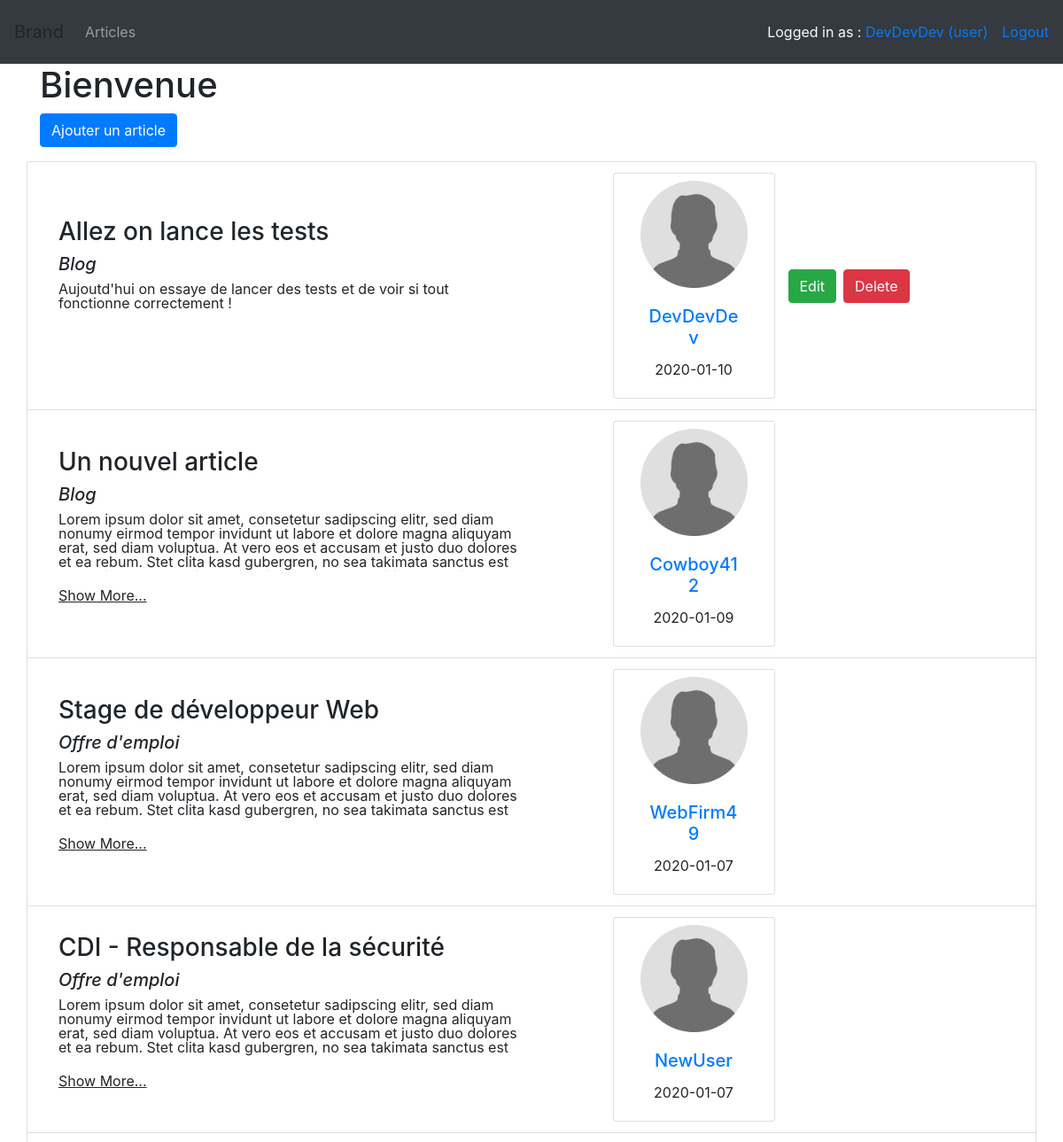
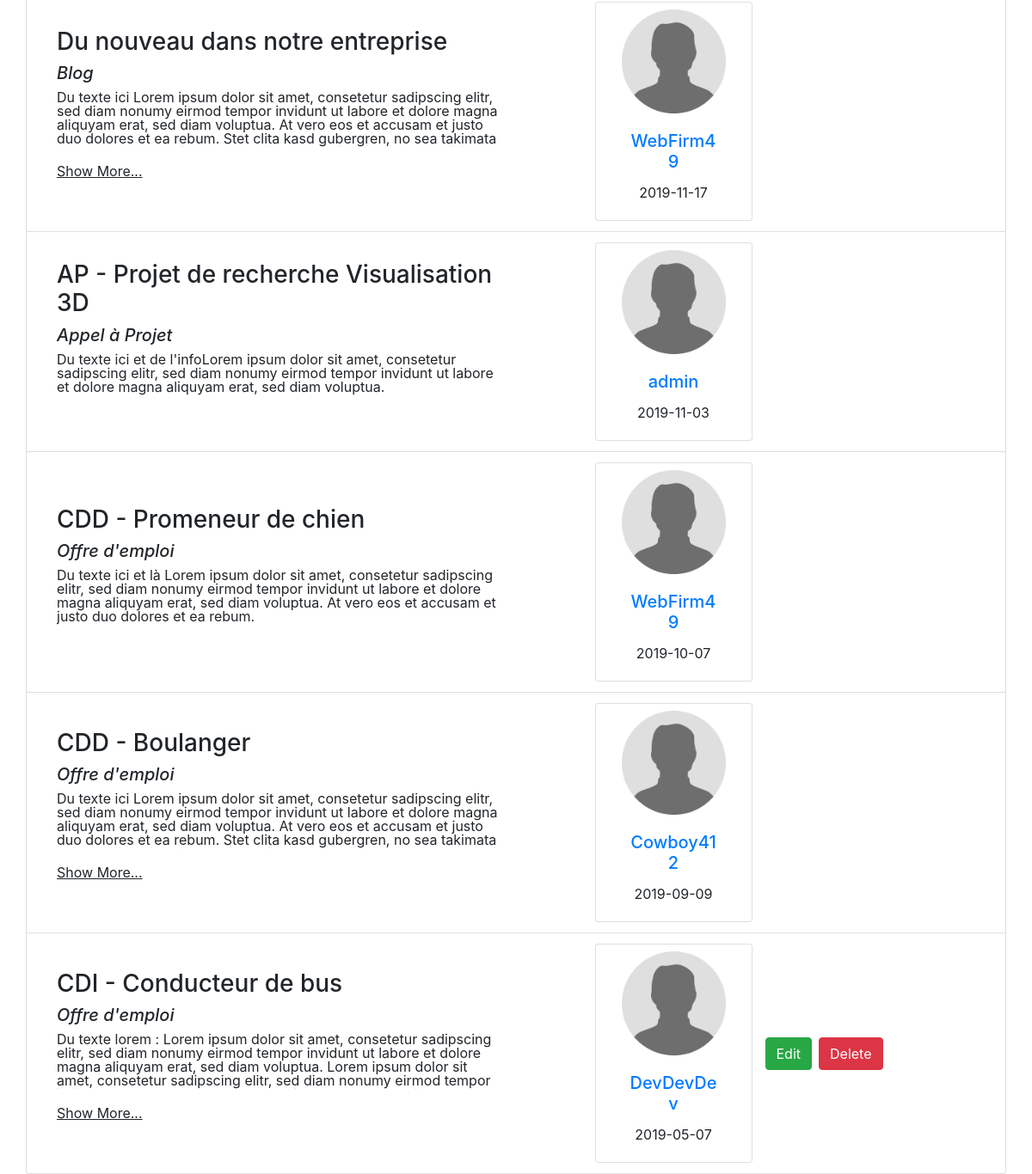
The page /index.php?controller=category (signed in) on the database its author committed (2 pictures, top to bottom).
### tables this page shows
CREATE TABLE IF NOT EXISTS `news` (
  `id` int(11) NOT NULL AUTO_INCREMENT,
  `title` varchar(255) NOT NULL,
  `description` text NOT NULL,
  `category` int(11) DEFAULT NULL,
  `post_date` date NOT NULL,
  `author` int(11) NOT NULL,
  PRIMARY KEY (`id`),
  KEY `fk_category` (`category`),
  KEY `fk_author` (`author`)
);

CREATE TABLE IF NOT EXISTS `category` (
  `id` int(11) NOT NULL AUTO_INCREMENT,
  `nom` varchar(255) NOT NULL,
  `description` text NOT NULL,
  PRIMARY KEY (`id`)
);

CREATE TABLE IF NOT EXISTS `user` (
  `id` int(11) NOT NULL AUTO_INCREMENT,
  `nom` varchar(255) NOT NULL,
  `prenom` varchar(255) NOT NULL,
  `username` varchar(255) NOT NULL,
  `password` text NOT NULL,
  `avatar` varchar(255) NOT NULL DEFAULT 'img/default-user-image.png',
  `creation_date` date NOT NULL,
  `quote` text DEFAULT NULL,
  `rank` int(11) NOT NULL,
  PRIMARY KEY (`id`),
  KEY `fk_rank` (`rank`)
);

### Controllers/NewsController.php (called while the page is built, shortened)
<?php
    include "Models/NewsModel.php";
    include "Views/NewsView.php";
    class NewsController extends Controller{
        public function __construct() {
            $this->view = new NewsView();
            $this->model = new NewsModel();
        }
        public function displayHome() {
            $newsList = $this->model->getNews();
            $this->view->displayHome($newsList);
        }
    }

### index.php (called while the page is built, shortened)
<?php
    include "Views/View.php";
    include "Models/Model.php";
    include "Controllers/NewsController.php";
    $controller_list = [];
    foreach (get_declared_classes() as $class) {
        if (preg_match("/^([A-Za-z]+)Controller$/", $class, $match)) {
            $controller_list[] = [
                "className" => $match[0],
                "name" => strtolower($match[1])
            ];
        }
    }
    for ($i=0; $i < count($controller_list); $i++) {
        $controller_list[$i]['methodList'] = get_class_methods($controller_list[$i]["className"]);
    }
    $requested_controller = "NewsController";
    if (isset($_GET) && !empty($_GET["controller"])) {
        foreach ($controller_list as $controller) {
            if ($_GET["controller"] == $controller['name']) {
                $requested_controller = $_GET["controller"] . "Controller";
                $requested_controller = ucfirst($requested_controller);
            }
        }
    }
    $action = "displayHome";
    $simple_user_actions = array(
        "NewsController" => ["displayHome", "addForm", "addNewArticle", "updateForm", "editArticle", "deleteArticle"],
        "SecurityController" => ["displayLoginForm", "login", "logout"],
        "UserController" => ["displayHome", "displayUserPage", "updateUserForm", "editUser", "deleteUser"]
    );
    if (isset($_SESSION) && !empty($_SESSION["user"]) && $_SESSION['user']['rank'] == 3) {
        if (!in_array($requested_controller, array_keys($simple_user_actions) )){
            $action = "displayHome";
        } elseif (!in_array($action, $simple_user_actions[$requested_controller])) {
            $action = $simple_user_actions[$requested_controller][0];
        }
    }
    $controller = new $requested_controller();
    $controller->$action();

### Models/Model.php (called while the page is built, shortened)
<?php
abstract class Model
{
    public function __construct()
    {
        try {
            $this->connexion = new PDO("mysql:host=" . self::SERVER . ";dbname=" . self::BASE, self::USER, self::PASSWORD);
        } catch (Exception $e) {
            echo 'Erreur : ' . $e->getMessage();
        }
    }
}

### Models/NewsModel.php (called while the page is built, shortened)
<?php
    class NewsModel extends Model {
        public function getNews() {
            $request = "SELECT news.*, category.nom as categoryName, user.username FROM `news` JOIN category on news.category = category.id JOIN user on news.author = user.id ORDER BY post_date DESC";
            $request = $this->connexion->query($request);
            $newsList = $request->fetchAll(PDO::FETCH_ASSOC);
            return $newsList;
        }
    }

### Views/NewsView.php (the view, shortened to what this page needs)
<?php
    class NewsView extends View {
        public function displayHome($newsList) {
            $this->page .= "<h1> Bienvenue </h1>";
            if (isset($_SESSION) && !empty($_SESSION["user"])) {
                $this->page .= "<p><a href='index.php?action=addForm'><button class='btn btn-primary'> Ajouter un article</button></a></p>";
            }
            $this->page .= "<ul class='list-group'>";
            foreach ($newsList as $news) {
                $this->page .= "<li class='list-group-item row d-flex align-items-center'>";
                $this->page .= "<div class='col-6'><h3>". $news["title"] ."</h3>";
                $this->page .= "<h5 class='categoryName'>". $news["categoryName"] ."</h5>";
                $description = $news['description'];
                $this->page .= "<p class='description hidenContent'>". $description ."</p><p class='showMoreBtn hiddenBtn'>Show More...</p></div>";
                $this->page .= "<div class='card col-2 offset-1'>"
                            ."<img class='card-img-top col-12 mt-2' src='img/default-user-image.png'>"
                            ."<div class='card-body'>"
                            ."<h5 class='card-title text-center'><a href='index.php?controller=user&action=displayUserPage&user=". $news['author'] ."'>" . $news["username"]
                            ."</a></h5>"
                            ."<p class='text-center mb-0'>" . $news['post_date'] . "</p>"
                            ."</div>"
                            ."</div>";
                if (isset($_SESSION) && !empty($_SESSION["user"])) {
                    if ($_SESSION['user']['rank'] < 3 || $_SESSION['user']['id'] == $news['author']) {
                        $this->page .= "<div class='col-3 ml-auto'>"
                                    ."<a href='index.php?action=updateForm&article=" . $news['id']
                                    ."'class='btn btn-success'>Edit</a>"
                                    ."<a href='index.php?action=deleteArticle&article=" . $news['id']
                                    ."' class='btn btn-danger ml-2'>Delete</a></div>";
                    }
                }
                $this->page .= "</li>";
            }
            $this->page .= "</ul>";
        }
    }

### css/style.css (style rules this page uses)
img { width: 100%; height:auto; }
.showMoreBtn { cursor: pointer; text-decoration: underline; }
p.description { line-height: 1em; height: auto; }
p.hidenContent { line-height: 1em; height: 4.15em; overflow: hidden; }
.categoryName { font-style: italic; }

### rows shown on the page
news: title "Allez on lance les tests", description "Aujoutd'hui on essaye de lancer des tests et de voir si tout fonctionne correctement !", post_date "2020-01-10"
category: nom "Blog Blog Blog"
user: username "DevDevDev DevDevDev"
news: title "Un nouvel article", description "Lorem ipsum dolor sit amet, consetetur sadipscing elitr, sed diam nonumy eirmod tempor invidunt ut labore et dolore magna aliquyam erat, sed diam voluptua. At vero eos et accusam et justo duo dolores et ea rebum. Stet clita kasd gubergren, no sea takimata sanctus est…", post_date "2020-01-09"
user: username "Cowboy412 Cowboy412"
news: title "Stage de développeur Web", description "Lorem ipsum dolor sit amet, consetetur sadipscing elitr, sed diam nonumy eirmod tempor invidunt ut labore et dolore magna aliquyam erat, sed diam voluptua. At vero eos et accusam et justo duo dolores et ea rebum. Stet clita kasd gubergren, no sea takimata sanctus est…", post_date "2020-01-07"
category: nom "Offre d'emploi Offre d'emploi Offre d'emploi Offre d'emploi Offre d'emploi"
user: username "WebFirm49 WebFirm49 WebFirm49"
news: title "CDI - Responsable de la sécurité", description "Lorem ipsum dolor sit amet, consetetur sadipscing elitr, sed diam nonumy eirmod tempor invidunt ut labore et dolore magna aliquyam erat, sed diam voluptua. At vero eos et accusam et justo duo dolores et ea rebum. Stet clita kasd gubergren, no sea takimata sanctus est…", post_date "2020-01-07"
user: username "NewUser"
news: title "Du nouveau dans notre entreprise", description "Du texte ici Lorem ipsum dolor sit amet, consetetur sadipscing elitr, sed diam nonumy eirmod tempor invidunt ut labore et dolore magna aliquyam erat, sed diam voluptua. At vero eos et accusam et justo duo dolores et ea rebum. Stet clita kasd gubergren, no sea takimata…", post_date "2019-11-17"
news: title "AP - Projet de recherche Visualisation 3D", description "Du texte ici et de l'infoLorem ipsum dolor sit amet, consetetur sadipscing elitr, sed diam nonumy eirmod tempor invidunt ut labore et dolore magna aliquyam erat, sed diam voluptua.", post_date "2019-11-03"
category: nom "Appel à Projet"
user: username "admin"
news: title "CDD - Promeneur de chien", description "Du texte ici et là Lorem ipsum dolor sit amet, consetetur sadipscing elitr, sed diam nonumy eirmod tempor invidunt ut labore et dolore magna aliquyam erat, sed diam voluptua. At vero eos et accusam et justo duo dolores et ea rebum.", post_date "2019-10-07"
news: title "CDD - Boulanger", description "Du texte ici Lorem ipsum dolor sit amet, consetetur sadipscing elitr, sed diam nonumy eirmod tempor invidunt ut labore et dolore magna aliquyam erat, sed diam voluptua. At vero eos et accusam et justo duo dolores et ea rebum. Stet clita kasd gubergren, no sea takimata…", post_date "2019-09-09"
news: title "CDI - Conducteur de bus", description "Du texte lorem : Lorem ipsum dolor sit amet, consetetur sadipscing elitr, sed diam nonumy eirmod tempor invidunt ut labore et dolore magna aliquyam erat, sed diam voluptua. Lorem ipsum dolor sit amet, consetetur sadipscing elitr, sed diam nonumy eirmod tempor…", post_date "2019-05-07"

### other values the page prints
$this->page "Brand Articles"
$_SESSION['user']["username"] "DevDevDev"
$_SESSION['user']['rank_name'] "user"
